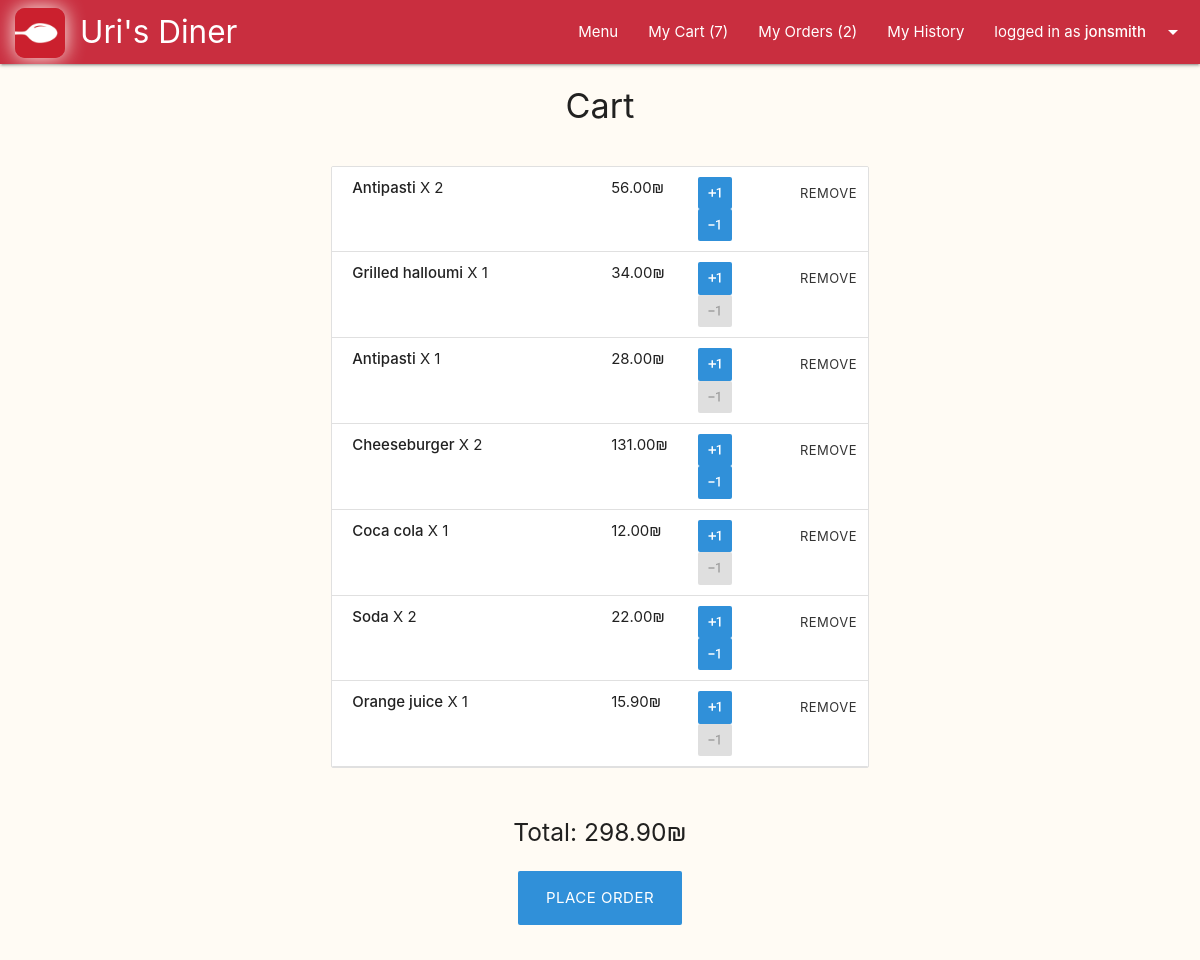
Page /cart/ (signed in) on the earlier database version.
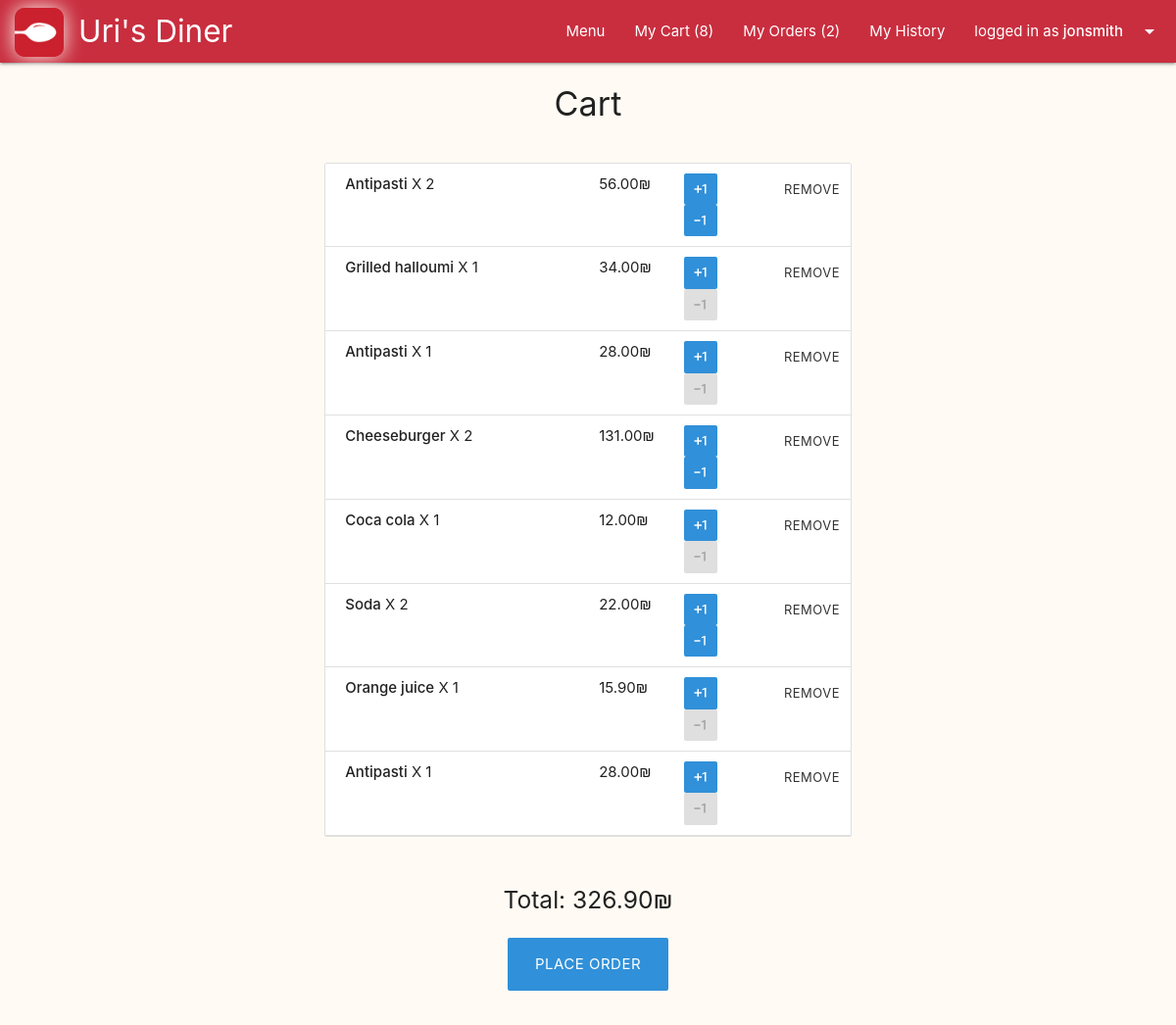
Same page on the later database version.
### main/models.py (models this page shows, shortened)
class Item(models.Model):
    dish = models.ForeignKey(Dish, on_delete=models.CASCADE, blank=False)
    cart = models.ForeignKey(Cart, on_delete=models.CASCADE, blank=False)
    amount = models.IntegerField(blank=False, default=1)
    @property
    def item_total(self):
        total = self.amount * self.dish.price
        return total

class Dish(models.Model):
    name = models.CharField(max_length=50, blank=False)
    price = models.DecimalField(max_digits=5, decimal_places=2, blank=False)
    description = models.CharField(max_length=300, blank=False)
    is_gluten_free = models.BooleanField(default=False)
    is_vegeterian = models.BooleanField(default=False)
    category = models.ForeignKey(Category, on_delete=models.CASCADE, limit_choices_to={'is_deleted':False})
    is_deleted = models.BooleanField(default=False)
    image_Url = models.URLField(null=True, blank=True)
    image_file = models.ImageField(upload_to=dish_image_path, null=True, blank=True)

class Cart(models.Model):
    user = models.ForeignKey(User, on_delete=models.CASCADE, blank=False)
    @property
    def total_to_pay(self):
        total = sum(item.item_total for item in self.item_set.all())
        return total

### main/views.py (the view)
# urls.py: path('cart/', views.show_cart, name="show_cart"),
@login_required(login_url='user_login')
def show_cart(request):
    cart = request.user.cart_set.last()
    return render(request, 'main/cart.html', {'cart':cart})

### main/context_processors.py (called while the page is built)
def site_wide_data(request):
    data = {}
    try:
        data.update({'open_orders_number' : len(Cart.objects.filter(delivery__is_delivered=False))})
    except:
        pass
    try:
        data.update({'my_open_orders_number' : len(Delivery.objects.filter(order__user=request.user).filter(is_delivered=False))})
    except:
        pass
    try:
        data.update({'my_cart_items_number' : len(User.objects.get(id=request.user.id).cart_set.last().item_set.all())})
    except:
        pass
    return data

### main/templates/main/cart.html (shortened to what this page needs)
{% extends 'layouts/main.html' %}
{% block main-content %}
<div class="container">
  <div class="row center-align">
    <h4>Cart</h4>
  </div>
  {% if cart.total_to_pay > 0 %}
    <div class="row">
      <div class="col l8 offset-l2">
        <ul class="collection">
          {% for item in cart.item_set.all %}
            <li class="collection-item">
              <div class="row no-bottom-margin">
                <div class="col l6">
                  <a class="modal-trigger" href="#{{item.dish.name}}">
                    <strong>{{item.dish.name}}</strong> X {{item.amount}}
                  </a>
                </div>
                <div class="col l2">{{item.item_total}}₪</div>
                <div class="col l2">
                  <form class="change-item-btn"
                  action="{% url 'change_cart_item' %}"
                  method="POST">
                    <button class="btn btn-small plus-minus-btn" type="submit">
                      <i class="material-icons">exposure_plus_1</i>
                    </button>
                  </form>
                  {% if item.amount > 1 %}
                    <form class="change-item-btn"
                    action="{% url 'change_cart_item' %}"
                    method="POST">
                      <button class="btn btn-small plus-minus-btn" type="submit">
                        <i class="material-icons">exposure_neg_1</i>
                      </button>
                    </form>
                  {% else %}
                    <div class="btn btn-small disabled plus-minus-btn">
                      <i class="material-icons">exposure_neg_1</i>
                    </div>
                  {% endif %}
                </div>
                <div class="col l1">
                  <form action="{% url 'delete_cart_item' %}" method="POST">
                    <button class="btn-small btn-flat" type="submit">Remove</button>
                  </form>
                </div>
              </div>
            </li>
          {% endfor %}
        </ul>
      </div>
    </div>
  <div class="row">
    <div class="col l6 offset-l3 center-align">
      <h5>Total: {{cart.total_to_pay}}₪</h5>
      <div class="section">
        <a class="btn btn-large" href="{% url 'fill_order' %}">Place order</a>
      </div>
    </div>
  </div>
  {% else %}
    <div class="row center-align">
      <div class="section">
        <h6>Your cart is empty.</h6>
      </div>
    </div>
  {% endif %}
</div>
{% endblock main-content %}

### templates/common/navbar.html (shortened to what this page needs)
{% load static %}
<nav>
  <div class="nav-wrapper">
    <a href="{% url 'main' %}" class="brand-logo" style="left: 80px">
      <img class="logo-icon" src="{% static 'images/icon.webp' %}">
       Uri's Diner
      </a>
    <ul class="right">
      <li><a href="{% url 'menu_all_categories' %}">Menu</a></li>
      {% if request.user.username %}
      {% if request.user.is_staff == True %}
      <li><a href="{% url 'manage_orders' %}">Open Orders
          ({{open_orders_number}})</a></li>
      <li><a href="{% url 'show_orders_history' %}">Orders History</a></li>
      {% else %}
      <li><a href="{% url 'show_cart' %}">My Cart
          ({{my_cart_items_number}})</a></li>
      <li><a href="{% url 'show_delivery' %}">My Orders
          ({{my_open_orders_number}})
        </a></li>
      <li><a href="{% url 'user_history' %}">My History</a></li>
      {% endif %}
      <li><a class="dropdown-trigger" href="#!"
          data-target="user-dropdown">logged in as
          <strong>{{request.user.username}}</strong><i
            class="material-icons right">arrow_drop_down</i></a></li>
      {% else %}
      <li><a href="{% url 'user_login' %}">Log In</a></li>
      <li><a href="{% url 'user_signup' %}">Sign up</a></li>
      {% endif %}
    </ul>
  </div>
</nav>

Differences in the rows shown:
added Item: dish.name "Antipasti", amount "1", item_total "28.00"
computed for Cart: total_to_pay "298.90" → "326.90"
Other differences:
{{ my_cart_items_number }}: "7" → "8"
